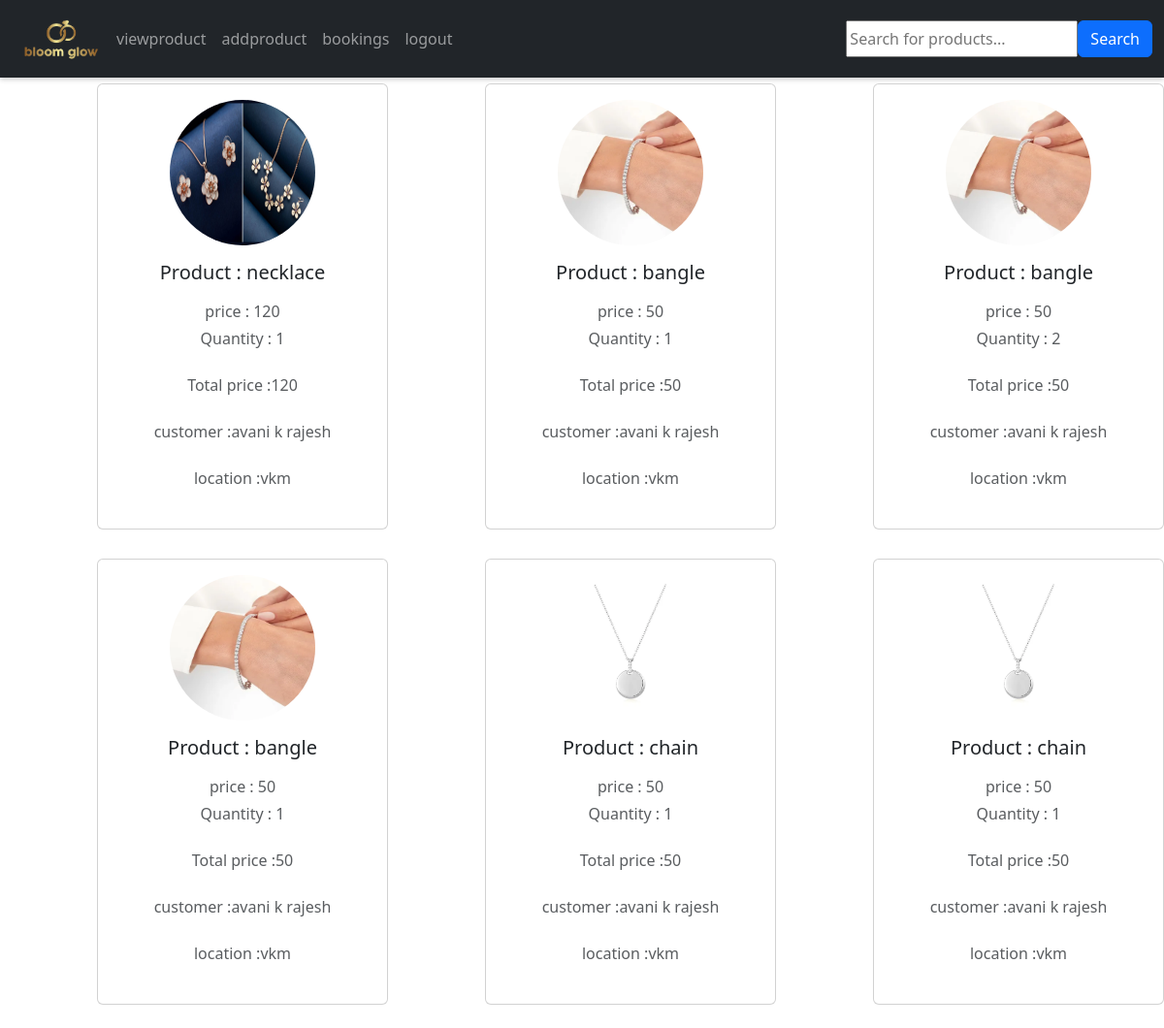
Before: /bookinghistry (signed in) with the older database file.
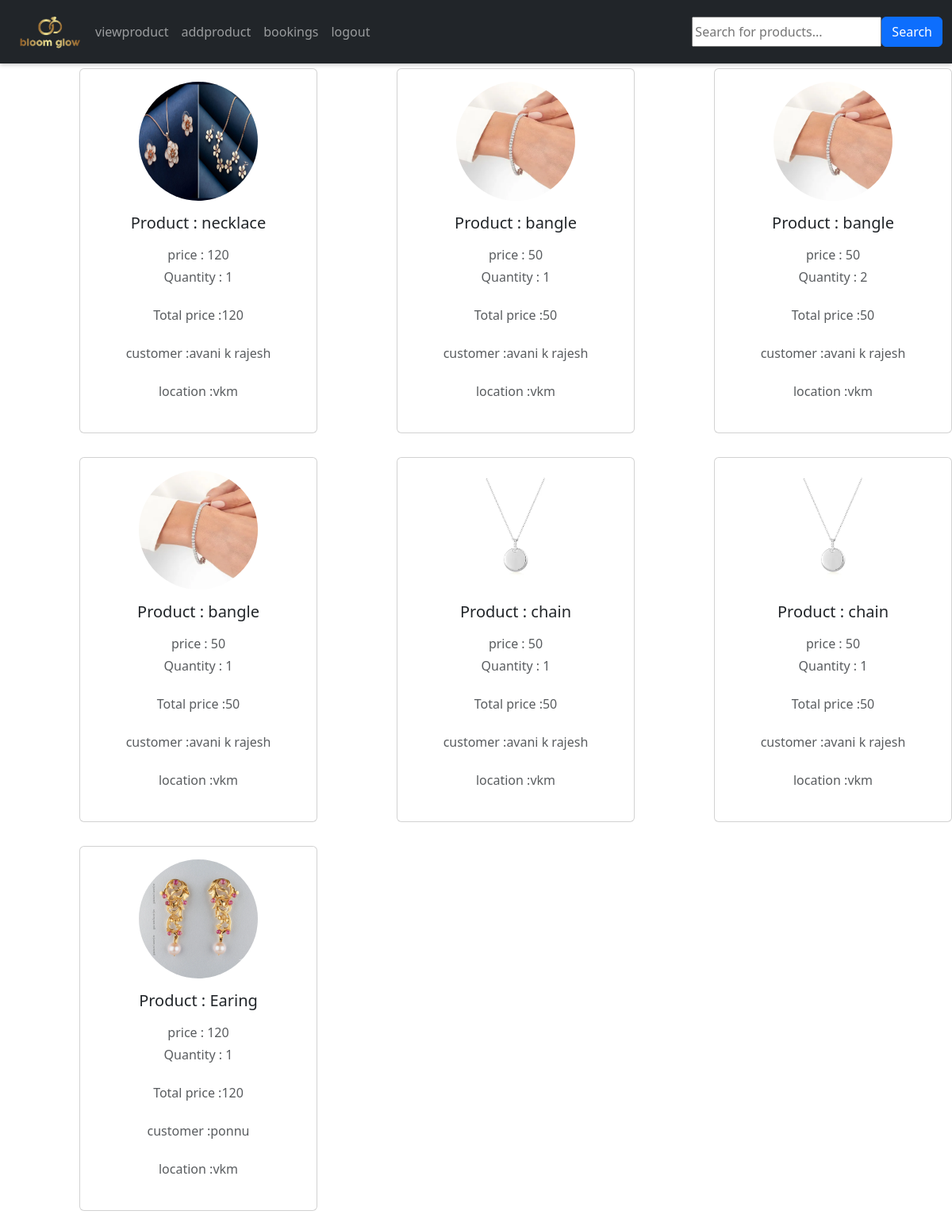
After: the same page with the newer database file.
### app/models.py (models this page shows, shortened)
class Buy(models.Model):
    product = models.ForeignKey(Product,on_delete=models.CASCADE)
    user = models.ForeignKey(Register,on_delete=models.CASCADE)
    date_of_buying = models.TextField()
    quantity = models.IntegerField()
    price = models.IntegerField()
    DELIVERY_STATUS_CHOICES = [
        ("Pending", "Pending"),
        ("Shipped", "Shipped"),
        ("In Transit", "In Transit"),
        ("Delivered", "Delivered"),
    ]
    delivery_status = models.CharField(
        max_length=20, choices=DELIVERY_STATUS_CHOICES, default="Pending"
    )
    def __str__(self):
        return f"{self.product.name} - {self.delivery_status}"

class Product(models.Model):
    shop = models.ForeignKey(Shopreg,on_delete=models.CASCADE)
    name = models.TextField()
    discription = models.TextField()
    price = models.IntegerField()
    quantity = models.IntegerField()
    offerprice = models.IntegerField()
    image = models.FileField()

class Register(models.Model):
    Email = models.EmailField(unique=True)
    name = models.TextField()
    phonenumber = models.IntegerField()
    password = models.TextField()
    location= models.TextField()

### app/views.py (the view)
# urls.py: path('bookinghistry',views.bookinghistry),
def bookinghistry(req):
    l=[]
    data=Product.objects.filter(shop=get_shop(req))
    for i in data:
        data1=Buy.objects.filter(product=i)
        l.append(data1)
    print(l)
    return render(req,'shop/bookinghistry.html',{'data':l})

### app/views.py (called while the page is built)
def get_shop(req):
    data=Shopreg.objects.get(Email=req.session['shop'])
    return data

### template/shop/bookinghistry.html (shortened to what this page needs)
<!DOCTYPE html>
<html lang="en">
<head>
  <link href="https://cdn.jsdelivr.net/npm/bootstrap@5.3.3/dist/css/bootstrap.min.css" rel="stylesheet">
</head>
<body>
  <nav id="nav" class="navbar navbar-expand-sm navbar-dark bg-dark">
    <div class="container-fluid">
      <a href="../viewpro" class="logo"  >
        <img src=" static/logo.png" alt="logo" width="100px">
      </a>
      <div class="collapse navbar-collapse" id="mynavbar">
        <ul class="navbar-nav me-auto">
          <li class="nav-item">
            <a class="nav-link" href="../viewpro">viewproduct</a>
          </li>
        <li class="nav-item">
          <a class="nav-link" href="../addpro">addproduct</a>
        </li>
      <li class="nav-item">
        <a class="nav-link" href="../bookinghistry">bookings</a>
      </li>
          <li class="nav-item">
            <a class="nav-link" href="../logout">logout</a>
          </li>
        </ul>
    <form class="d-flex" method="get" action="{% url 'product_search' %}">
      <input type="text" name="form-control me-2" placeholder="Search for products...">
      <button type="submit" class="btn btn-primary">Search</button>
    </form>
      </div>
    </div>
  </nav>
  {% for i in data %}
  {% for j in i %}
  <div class="card mb-4">
    <div class="card-body text-center">
      <img src="{{j.product.image.url}}" alt="avatar" class="rounded-circle img-fluid" style="width: 150px;height: 150px;">
      <h5 class="my-3">Product : {{j.product.name}}</h5>
      <p class="text-muted mb-1">price : {{j.price}}</p>
      <p class="text-muted mb-4">Quantity : {{j.quantity}}</p>
      <p class="text-muted mb-4">Total price :{{j.price}}</p>
      <p class="text-muted mb-4">customer :{{j.user.name}}</p>
      <p class="text-muted mb-4">location :{{j.user.location}}</p>
        </div>
    </div>
  {% endfor %}
  {% endfor %}
</body>
</html>

### template/shop/bookinghistry.html (style rules this page uses)
.card { float: left; width: 300px; margin-left: 100PX; padding: 0px; margin-top: 6px; }
.navbar .nav-link { transition: color 0.3s; / }
#nav { box-shadow: 0 2px 5px rgba(0, 0, 0, 0.2); height: 80px; margin: -20px -20px-20px 0; }

Changed rows visible on the page:
added Buy: product.image (picture), product.name "Earing", price "120", quantity "1", user.name "ponnu", user.location "vkm"
